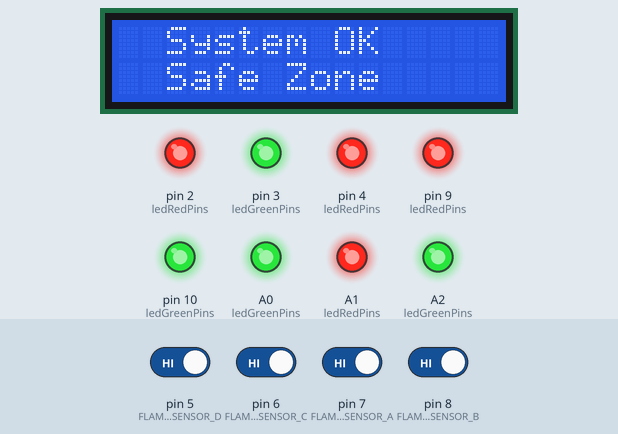
This sketch was run on a simulated Arduino Uno, built with avr-gcc and run on an emulated ATmega328P. On the bench: 16×2 character LCD, output pins drawn as LEDs (lit = HIGH). The test bench sets the inputs (shaded band); at power-on: pin 5 (FLAME_SENSOR_D), pin 6 (FLAME_SENSOR_C), pin 7 (FLAME_SENSOR_A), pin 8 (FLAME_SENSOR_B) HIGH. What the sketch prints to the serial monitor is not drawn.

Above: at 1.2 s.
1.3 s: pin 5 (FLAME_SENSOR_D) driven LOW
At 1.8 s:
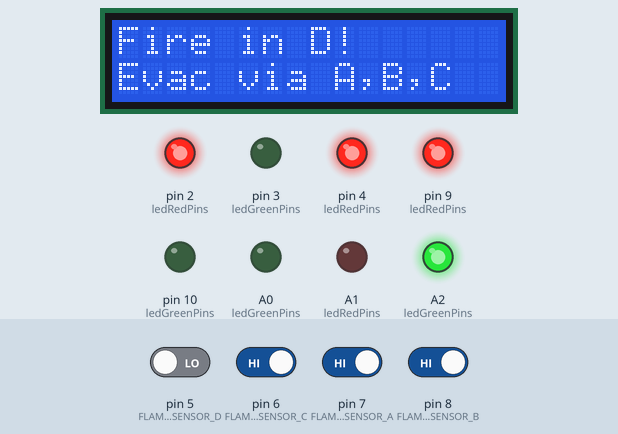
2.9 s: pin 6 (FLAME_SENSOR_C) driven LOW
At 3.9 s:
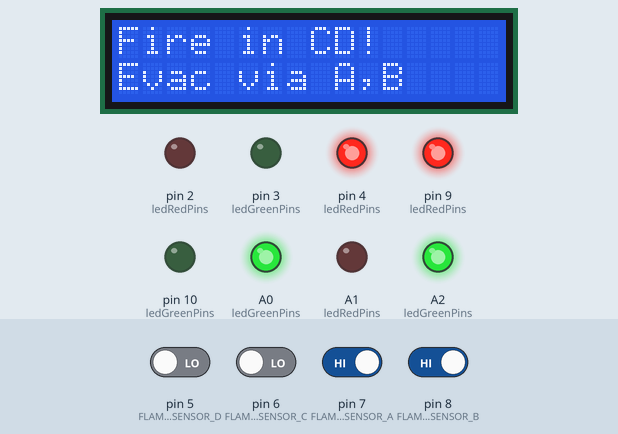
4.4 s: pin 7 (FLAME_SENSOR_A) driven LOW
At 4.8 s:
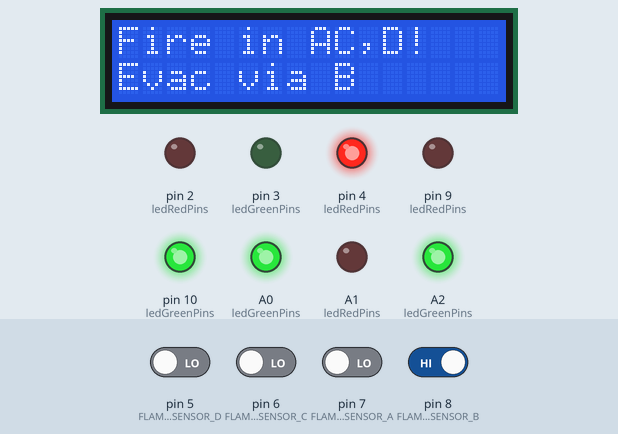
5.9 s: pin 8 (FLAME_SENSOR_B) driven LOW
At 7.2 s:
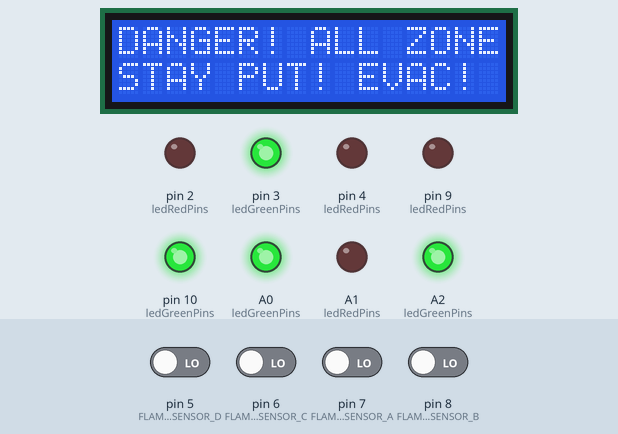
7.5 s: pin 5 (FLAME_SENSOR_D) driven HIGH
At 8.2 s:
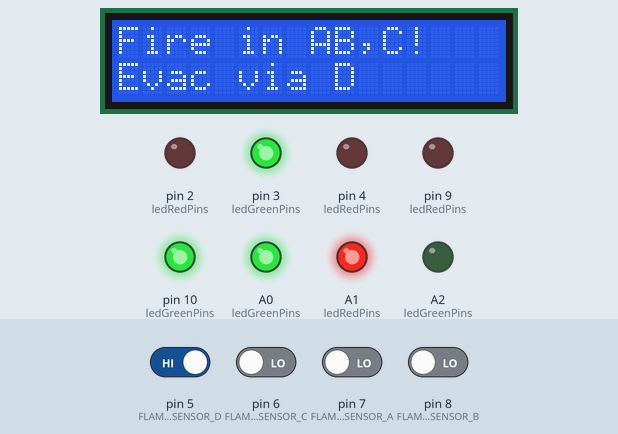
9.0 s: pin 6 (FLAME_SENSOR_C) driven HIGH
At 10.3 s:
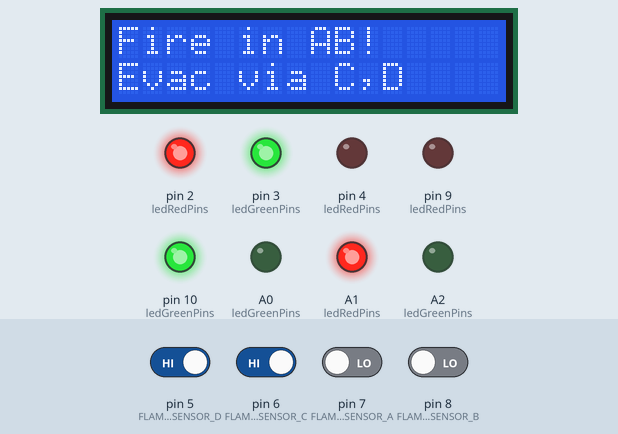
Timing chart, 0 to 11.5 s (numbered marks = the images above; inputs shaded):
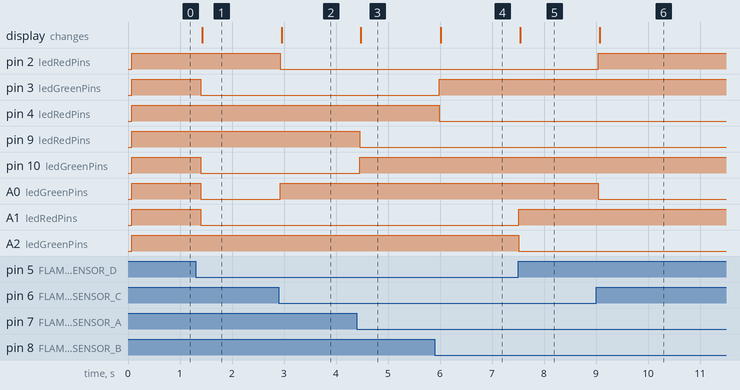

Measured:
- after the input at 1.3 s, pin 3 (ledGreenPins), pin 10 (ledGreenPins), A0 (ledGreenPins), A1 (ledRedPins): HIGH → LOW after 0.10 s; the display: changes after 0.13 s (image 1)
- after the input at 2.9 s, pin 2 (ledRedPins): HIGH → LOW at once; A0 (ledGreenPins): LOW → HIGH at once; the display: changes after 0.05 s (image 2)
- after the input at 4.4 s, pin 9 (ledRedPins): HIGH → LOW after 0.05 s; pin 10 (ledGreenPins): LOW → HIGH after 0.05 s; the display: changes after 0.08 s (image 3)
- after the input at 5.9 s, pin 3 (ledGreenPins): LOW → HIGH after 0.08 s; pin 4 (ledRedPins): HIGH → LOW after 0.08 s; the display: changes after 0.12 s (image 4)
- after the input at 7.5 s, A1 (ledRedPins): LOW → HIGH at once; A2 (ledGreenPins): HIGH → LOW at once; the display: changes at once (image 5)
- after the input at 9.0 s, pin 2 (ledRedPins): LOW → HIGH at once; A0 (ledGreenPins): HIGH → LOW at once; the display: changes after 0.07 s (image 6)

The sketch:

main.ino
```cpp
/*
 * 프로젝트명: 동적 화재 피난 유도 시스템
 * MCU: Arduino UNO
 * 설명: 4개 구역의 화재 감지 센서와 블루투스 신호를 바탕으로
 * LCD에는 대피 방향을, 2색 LED에는 구역별 위험(빨강)/안전(초록)을
 * 표시하는 시스템입니다.
 *
 * ★★★ 새로운 대피 로직 (N-1) ★★★
 * - 평시: 모든 LED 꺼짐 / LCD "System OK"
 * - 화재 발생 시 (예: A구역):
 * - LED A: 빨간색 (위험)
 * - LED B, C, D: 초록색 (안전한 대피로)
 * - LCD: "Fire in A!" / "Evac via B,C,D"
 * - 2개 이상 화재 시 (예: A, B 구역):
 * - LED A, B: 빨간색
 * - LED C, D: 초록색
 * - LCD: "Fire in A,B!" / "Evac via C,D"
 * - 4개 구역 전체 화재 시:
 * - LED A, B, C, D: 빨간색
 * - LCD: "DANGER! ALL ZONES" / "STAY PUT! EVAC!"
 *
 * --- 최종 핀맵 (확정) ---
 * - I2C LCD: A4(SDA), A5(SCL)
 * - HC-06 BT: D11(RX), D12(TX) (D12<->HC-06 RX핀 전압분배 필수)
 * - 불꽃 센서 A,B,C,D: D7, D8, D6, D5
 * - 2색 LED A (R/G): D9, D10
 * - 2색 LED B (R/G): D4, D3
 * - 2색 LED C (R/G): D2, A0
 * - 2색 LED D (R/G): A1, A2
 *
 * --- LED 상세 ---
 * - 4개 모두 '공통 애노드(Common Anode)' 타입으로 가정.
 * - HIGH (5V) 신호 = 꺼짐 (OFF)
 * - LOW (GND) 신호 = 켜짐 (ON)
 */

// 1. 라이브러리 포함
// ==========================================================
#include <Wire.h>               // I2C 통신을 위한 라이브러리
#include <LiquidCrystal_I2C.h>  // I2C LCD 제어 라이브러리
#include <SoftwareSerial.h>     // 블루투스 통신을 위한 소프트웨어 시리얼 라이브러리

// 2. 핀 번호 정의 (핀맵)
// ==========================================================
// 불꽃 감지 센서 핀 (A, B, C, D)
const int FLAME_SENSOR_A = 7;
const int FLAME_SENSOR_B = 8;
const int FLAME_SENSOR_C = 6;
const int FLAME_SENSOR_D = 5;

// HC-06 블루투스 핀 (아두이노 기준 RX, TX)
const int BT_RX_PIN = 11; // 아두이노 RX <- HC-06 TX
const int BT_TX_PIN = 12; // 아두이노 TX -> HC-06 RX (★★★ 전압분배 저항 필수 ★★★)

// 2색 LED 핀 (A, B, C, D)
// ★★★ 중요: 핀맵의 '색상1'을 RED, '색상2'를 GREEN으로 가정합니다.
//           만약 색상이 반대로 나오면 아래 두 줄의 값을 서로 바꾸세요.
const int LED_A_RED = 9;   // LED A (Red)
const int LED_A_GREEN = 10;  // LED A (Green)

const int LED_B_RED = 4;   // LED B (Red)
const int LED_B_GREEN = 3;   // LED B (Green)

const int LED_C_RED = 2;   // LED C (Red)
const int LED_C_GREEN = A0;  // LED C (Green) - A0 = 14번핀

const int LED_D_RED = A1;  // LED D (Red) - A1 = 15번핀
const int LED_D_GREEN = A2;  // LED D (Green) - A2 = 16번핀


// 3. 전역 변수 및 객체 선언
// ==========================================================
// LCD 객체 선언 (주소, 칸수, 줄수)
// ★★★ LCD 주소가 0x27이 아닐 수 있습니다. (0x3F 등)
// I2C Scanner 예제로 실제 주소를 꼭 확인하세요!
LiquidCrystal_I2C lcd(0x27, 16, 2);

// 블루투스 시리얼 객체 선언
SoftwareSerial btSerial(BT_RX_PIN, BT_TX_PIN);

// 센서 감지 상태 정의 (Active LOW: 불꽃 감지 시 LOW 신호)
const int FIRE_DETECTED = LOW;
const int NO_FIRE = HIGH;

// LCD 메시지 상수 (평시)
const char* MSG_OK_1 = "  System OK   ";
const char* MSG_OK_2 = "  Safe Zone   ";

// LED 제어를 위한 핀 배열 (setLED 함수에서 사용)
const int ledRedPins[4] = {LED_A_RED, LED_B_RED, LED_C_RED, LED_D_RED};
const int ledGreenPins[4] = {LED_A_GREEN, LED_B_GREEN, LED_C_GREEN, LED_D_GREEN};

// LED 상태 상수 (가독성)
const int LED_OFF = 0;
const int LED_RED = 1;
const int LED_GREEN = 2;

// 화재 상태 저장 변수
bool btFireState[4] = {false, false, false, false};       // 블루투스에 의한 가상 화재 상태 (A,B,C,D)
bool lastCombinedFireState[4] = {false, false, false, false}; // 이전 루프의 최종 화재 상태 (LCD 깜빡임 방지용)


// 4. setup() 함수 (초기 설정)
// ==========================================================
void setup() {
  // 시리얼 모니터 시작 (디버깅용)
  Serial.begin(9600);
  Serial.println("Fire Escape System Booting...");

  // 블루투스 시리얼 시작 (HC-06 기본 보드레이트: 9600)
  btSerial.begin(9600);

  // LCD 초기화 및 백라이트 켜기
  lcd.init();
  lcd.backlight();
  lcd.clear();

  // 핀 모드 설정: 불꽃 감지 센서 (입력)
  pinMode(FLAME_SENSOR_A, INPUT);
  pinMode(FLAME_SENSOR_B, INPUT);
  pinMode(FLAME_SENSOR_C, INPUT);
  pinMode(FLAME_SENSOR_D, INPUT);

  // 핀 모드 설정: 2색 LED 핀 8개 (출력)
  for (int i = 0; i < 4; i++) {
    pinMode(ledRedPins[i], OUTPUT);
    pinMode(ledGreenPins[i], OUTPUT);
  }

  // 시스템 초기 상태(평시)로 설정
  resetToSafeMode();

  Serial.println("System Ready.");
}

// 5. loop() 함수 (메인 루프)
// ==========================================================
void loop() {
  // 1. 블루투스 입력 확인 (가상 화재 신호 업데이트)
  checkBluetooth();

  // 2. 물리적 화재 센서 값 읽기
  bool physicalFireState[4];
  checkFireSensors(physicalFireState);

  // 3. 최종 화재 상태 결정 (물리 센서 OR 블루투스 신호)
  // (하나라도 true이면 화재로 간주)
  bool combinedFireState[4];
  bool stateChanged = false; // 상태 변경 감지 플래그

  for (int i = 0; i < 4; i++) {
    combinedFireState[i] = physicalFireState[i] || btFireState[i];

    // 이전 상태와 비교하여 변경점이 있는지 확인 (LCD 깜빡임 방지)
    if (combinedFireState[i] != lastCombinedFireState[i]) {
      stateChanged = true;
    }
  }

  // 4. 시스템 상태가 변경되었을 때만 LED 및 LCD 업데이트
  if (stateChanged) {
    updateSystemOutputs(combinedFireState); // LED 및 LCD 업데이트 함수 호출

    // 5. 현재 상태를 '이전 상태'로 저장
    for (int i = 0; i < 4; i++) {
      lastCombinedFireState[i] = combinedFireState[i];
    }
  }

  // 시스템 안정화를 위한 짧은 딜레이
  delay(100);
}

// 6. 사용자 정의 함수 (기능별 분리)
// ==========================================================

/**
 * @brief 4개의 물리적 화재 센서 상태를 읽어 배열에 저장합니다.
 * @param pSensors (출력) 센서 상태를 저장할 bool 배열 (크기 4)
 */
void checkFireSensors(bool pSensors[]) {
  // Active LOW 방식: 감지되면 LOW(0), 평시는 HIGH(1)
  pSensors[0] = (digitalRead(FLAME_SENSOR_A) == FIRE_DETECTED);
  pSensors[1] = (digitalRead(FLAME_SENSOR_B) == FIRE_DETECTED);
  pSensors[2] = (digitalRead(FLAME_SENSOR_C) == FIRE_DETECTED);
  pSensors[3] = (digitalRead(FLAME_SENSOR_D) == FIRE_DETECTED);
}

/**
 * @brief 블루투스 시리얼 입력을 확인하고 btFireState를 업데이트합니다.
 */
void checkBluetooth() {
  if (btSerial.available()) {
    char data = btSerial.read();
    Serial.print("Bluetooth data received: ");
    Serial.println(data);

    switch (data) {
      case 'a': // A구역 가상 화재
        btFireState[0] = true;
        break;
      case 'b': // B구역 가상 화재
        btFireState[1] = true;
        break;
      case 'c': // C구역 가상 화재
        btFireState[2] = true;
        break;
      case 'd': // D구역 가상 화재
        btFireState[3] = true;
        break;
      case '0': // 시스템 리셋 (블루투스 신호만 리셋)
        for (int i = 0; i < 4; i++) {
          btFireState[i] = false;
        }
        Serial.println("Bluetooth triggers reset.");
        break;
    }
  }
}

/**
 * @brief ★★★ [로직 수정됨] ★★★
 * 최종 화재 상태를 바탕으로 LED와 LCD를 N-1 방식으로 업데이트합니다.
 * @param fireState 최종 화재 상태 bool 배열 (크기 4)
 */
void updateSystemOutputs(bool fireState[]) {
  bool anyFire = false;
  int fireCount = 0;

  // 1. 화재 발생 여부 및 화재 지점 수 확인
  for (int i = 0; i < 4; i++) {
    if (fireState[i]) {
      anyFire = true;
      fireCount++;
    }
  }

  // 2. 시나리오 0: 화재 없음 (평시)
  if (!anyFire) {
    resetToSafeMode(); // 평시 상태로 리셋 (LED Off, LCD "System OK")
    return; // 함수 종료
  }

  // --- (여기부터는 화재가 1곳 이상 발생한 경우) ---

  // 3. LED 업데이트 (새로운 N-1 로직 적용)
  Serial.print("Fire State: ");
  for (int i = 0; i < 4; i++) {
    if (fireState[i]) {
      // 화재가 발생한 구역 = 빨간색
      setLED(i, LED_RED);
      Serial.print("R ");
    } else {
      // 화재가 없는 구역 = 초록색 (안전한 대피로)
      setLED(i, LED_GREEN);
      Serial.print("G ");
    }
  }
  Serial.println();

  // 4. LCD 업데이트 (새로운 N-1 로직 적용)
  lcd.clear();

  if (fireCount == 4) {
    // 시나리오 2: 4곳 전체 화재
    lcd.setCursor(0, 0); lcd.print("DANGER! ALL ZONES");
    lcd.setCursor(0, 1); lcd.print("STAY PUT! EVAC!");
  } else {
    // 시나리오 1: 1~3곳 화재
    String line1 = "Fire in ";
    String line2 = "Evac via ";

    for (int i = 0; i < 4; i++) {
      char zone = 'A' + i; // 'A', 'B', 'C', 'D'

      if (fireState[i]) {
        // 화재 구역을 line1에 추가
        if (line1.length() > 9) line1 += ","; // "Fire in " 다음
        line1 += zone;
      } else {
        // 안전 구역을 line2에 추가
        if (line2.length() > 9) line2 += ","; // "Evac via " 다음
        line2 += zone;
      }
    }
    line1 += "!"; // "Fire in A,B!"

    lcd.setCursor(0, 0); lcd.print(line1);
    lcd.setCursor(0, 1); lcd.print(line2);
  }
}


/**
 * @brief 지정된 2색 LED의 상태를 설정합니다 (공통 애노드 로직).
 * @param ledIndex LED 인덱스 (0:A, 1:B, 2:C, 3:D)
 * @param state 원하는 상태 (0: OFF, 1: RED, 2: GREEN)
 */
void setLED(int ledIndex, int state) {
  int redPin = ledRedPins[ledIndex];
  int greenPin = ledGreenPins[ledIndex];

  // 공통 애노드(Common Anode) 로직:
  // HIGH = 끄기, LOW = 켜기
  switch (state) {
    case LED_OFF: // 0: 끄기
      digitalWrite(redPin, HIGH);
      digitalWrite(greenPin, HIGH);
      break;
    case LED_RED: // 1: 빨간색
      digitalWrite(redPin, LOW);   // 빨강 켜기
      digitalWrite(greenPin, HIGH); // 초록 끄기
      break;
    case LED_GREEN: // 2: 초록색
      digitalWrite(redPin, HIGH); // 빨강 끄기
      digitalWrite(greenPin, LOW);   // 초록 켜기
      break;
  }
}

/**
 * @brief 시스템을 평시(안전) 상태로 초기화합니다.
 * (모든 LED 끄기, LCD에 "System OK" 표시)
 */
void resetToSafeMode() {
  Serial.println("Resetting to Safe Mode.");

  // 모든 LED 끄기
  for (int i = 0; i < 4; i++) {
    setLED(i, LED_OFF);
  }

  // LCD 평시 메시지 표시
  lcd.clear();
  lcd.setCursor(0, 0);
  lcd.print(MSG_OK_1);
  lcd.setCursor(0, 1);
  lcd.print(MSG_OK_2);
}
```
